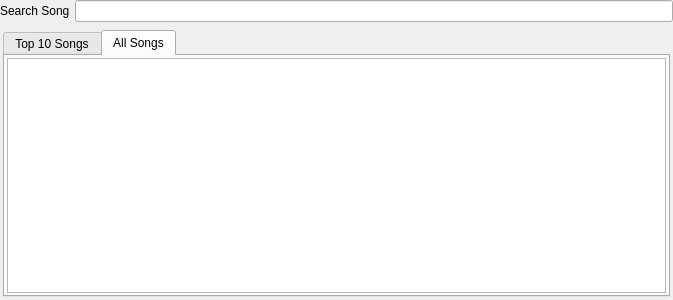
<?xml version="1.0" encoding="UTF-8"?>
<ui version="4.0">
 <class>Form</class>
 <widget class="QWidget" name="Form">
  <property name="geometry">
   <rect>
    <x>0</x>
    <y>0</y>
    <width>673</width>
    <height>300</height>
   </rect>
  </property>
  <property name="windowTitle">
   <string>Form</string>
  </property>
  <property name="styleSheet">
   <string notr="true"/>
  </property>
  <layout class="QGridLayout" name="gridLayout">
   <property name="margin">
    <number>0</number>
   </property>
   <property name="spacing">
    <number>5</number>
   </property>
   <item row="0" column="1">
    <widget class="QLineEdit" name="searchBox"/>
   </item>
   <item row="0" column="0">
    <widget class="QLabel" name="searchText">
     <property name="text">
      <string>Search Song</string>
     </property>
    </widget>
   </item>
   <item row="1" column="0" colspan="2">
    <widget class="QWidget" name="widget" native="true">
     <layout class="QGridLayout" name="gridLayout_2">
      <property name="margin">
       <number>3</number>
      </property>
      <item row="1" column="0">
       <widget class="QTabWidget" name="tabWidget">
        <property name="currentIndex">
         <number>1</number>
        </property>
        <widget class="QWidget" name="tab_11">
         <attribute name="title">
          <string>Top 10 Songs</string>
         </attribute>
         <layout class="QHBoxLayout" name="horizontalLayout">
          <property name="margin">
           <number>2</number>
          </property>
          <item>
           <widget class="QTableView" name="topSongs"/>
          </item>
         </layout>
        </widget>
        <widget class="QWidget" name="tab_12">
         <attribute name="title">
          <string>All Songs</string>
         </attribute>
         <layout class="QHBoxLayout" name="horizontalLayout_2">
          <property name="margin">
           <number>2</number>
          </property>
          <item>
           <widget class="QTableView" name="songLister"/>
          </item>
         </layout>
        </widget>
       </widget>
      </item>
     </layout>
    </widget>
   </item>
  </layout>
 </widget>
 <resources/>
 <connections/>
</ui>
